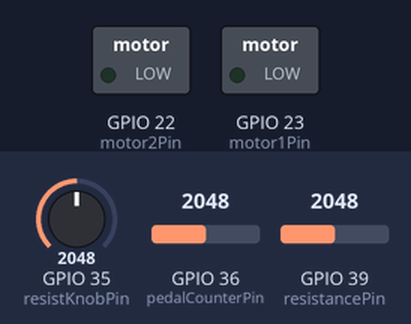
A sketch run on a simulated ESP32. Shown: switched loads named in the sketch (green lamp = pin HIGH). Inputs (shaded band) come from the test bench; at power-on: GPIO 35 (resistKnobPin) = 2048, GPIO 39 (resistancePin) = 2048, GPIO 36 (pedalCounterPin) = 2048. WiFi joins after 1.5 s; servers stay silent unless stated; what the sketch prints to the serial monitor is not drawn.

Above: at 2.7 s.
2.8 s: GPIO 35 (resistKnobPin) set to 2185
4.3 s: GPIO 35 (resistKnobPin) set to 2269
At 5.5 s:
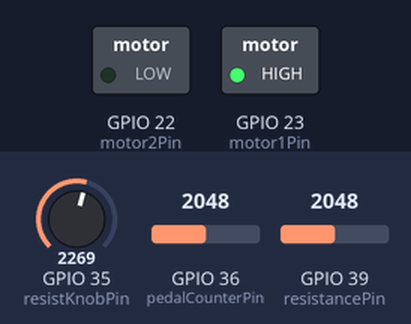
5.8 s: GPIO 39 (resistancePin) set to 2139
At 6.7 s:
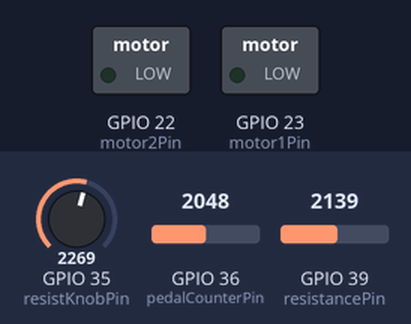
7.3 s: GPIO 39 (resistancePin) set to 2403
8.8 s: GPIO 39 (resistancePin) set to 2495
At 10.1 s:
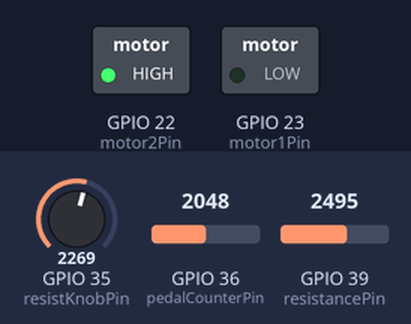
Timing chart, 0 to 11.8 s (numbered marks = the images above; inputs shaded):
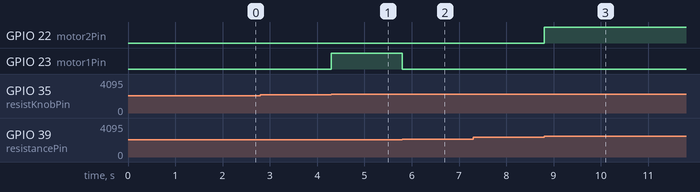

Measured:
- the behaviour switches between 2211 and 2212 on GPIO 35 (resistKnobPin) (found by bisection; images 0 and 1)
- the behaviour switches between 2105 and 2106 on GPIO 39 (resistancePin) (found by bisection; images 1 and 2)
- the behaviour switches between 2432 and 2433 on GPIO 39 (resistancePin) (found by bisection; images 2 and 3)
- after the input at 2.8 s, every drawn part: stays the same
- after the input at 4.3 s, GPIO 23 (motor1Pin): LOW → HIGH at once
- after the input at 5.8 s, GPIO 23 (motor1Pin): HIGH → LOW at once
- after the input at 7.3 s, every drawn part: stays the same
- after the input at 8.8 s, GPIO 22 (motor2Pin): LOW → HIGH at once

The sketch:

exerbike_arduino.ino
```cpp
#include <WiFi.h>
#include <WiFiUdp.h>
#include <AsyncTCP.h>
#include <ESPAsyncWebSrv.h>

#include "exerbike_websocket.hpp"

const char * networkName = "To The Oasis";
const char * networkPswd = "deadbeef";

AsyncWebServer webserver(80);
exerbike::exerbike_websocket_type exerbike_websocket(webserver);
WiFiUDP Udp;

long scheduledNextTick;

// int resetPin = 0;
int pedalCounterPin = 36;
int resistancePin = 39;
// int heartPin = 34;
int motor1Pin = 23;
int motor2Pin = 22;
int resistKnobPin = 35;

// #define HBUF_SZ 256
#define GME 0.2 //gross mechanical efficiency
#define CAL(joules) ((joules) / 4.184 / GME)
#define KCAL(joules) (CAL(joules) / 1000.0)

// float heartHist[HBUF_SZ];
// int heartIdx = 0;

float targetResist = 0.4;
float targetResistTol = 0.04;

// float heartBPM = 0.0;

float resistance = 0.0;
float lastPedalCounterPinValue = 0.0;

// long lastReportMillis = 0;
// long lastPedalCount = -1;

long loopDtMs = 5;//careful changing this - DSP filters below are tuned to this

// long pedalCount = 0;
// long hbCount = 0;
long lastPedalCountedTime = -1;
long now; //current time

void connectToWiFi(const char * ssid, const char * pwd)
{
    //connect to wifi
    Serial.println("Connecting to WiFi network: " + String(ssid));
    WiFi.begin(ssid, pwd);
    while (WiFi.status() != WL_CONNECTED) {
        delay(500);
        Serial.print(".");
    }

    Serial.println();
    Serial.println("WiFi connected!");
    Serial.print("IP address: ");
    Serial.println(WiFi.localIP());
}


void setup()
{
    scheduledNextTick = (long)millis() + loopDtMs;
    pinMode(motor1Pin, OUTPUT);
    pinMode(motor2Pin, OUTPUT);
    pinMode(resistKnobPin, INPUT);
    digitalWrite(motor1Pin, LOW);
    digitalWrite(motor2Pin, LOW);
    pinMode(pedalCounterPin, INPUT);
    pinMode(resistancePin, INPUT);
    // pinMode(heartPin, INPUT);
    // pinMode(resetPin, INPUT);
    Serial.begin(115200);
    connectToWiFi(networkName, networkPswd);

    exerbike_websocket.setup();

    webserver.on("/", HTTP_GET, [](AsyncWebServerRequest *request)
                 { request->send_P(200, "text/html", "HI!!", nullptr); });

    // Start webserver
    webserver.begin();
}

// float heart = 0.0;
// long last_hb_millis = 0;
// float hb_bpm = 0.0;
// float last_heart_pulse = 0.0;

void handle_pedal_increment() {
    // float power = 0.0;
    // float work = 0.0;

    float timeForThisPedal = (now - lastPedalCountedTime) * 0.001;
    lastPedalCountedTime = now;

    // // pedalCount++;
    // if(timeForThisPedal < 10.0) {
    float pedal_rpm = 60.0 / timeForThisPedal;
    float pedal_rate = pedal_rpm / 60.0 * PI * 2.0;
    float resist_torque_per_vel = 1.8 + 9.0 * resistance;
    float power = pedal_rate * pedal_rate * resist_torque_per_vel;
    float work = power * timeForThisPedal;
    // }

    // lastReportMillis = now;

    // String msg = //String("exerbike pedal,") +
    //              String(resistance) + "," +
    //              String(targetResist) + "," +
    //              // String(power) + "," +
    //              String(KCAL(work));
    // String msg = String("pedal,") + String(resistance);
    // Serial.println(msg);
    // msg = msg + "\n";
    String msg = "{\"t\":" + String(millis()) + ", \"work_kcal\":" + String(KCAL(work)) + "}";
    Udp.beginPacket("10.1.10.255", 10245);
    // Udp.beginPacket("10.1.10.13", 10245);
    Udp.write((const uint8_t*)msg.c_str(), msg.length());
    Udp.endPacket();
    // exerbike_websocket.broadcast(resistance, targetResist, KCAL(work));
}


void loop()
{
    exerbike_websocket.loop();

    now = (long)millis();
    if( scheduledNextTick - now > 0 ) {
        return;
    }

    scheduledNextTick += loopDtMs;

    float pedalCounterPinValue = (float)analogRead(pedalCounterPin) / 4096.0;
    resistance = (float)analogRead(resistancePin) / 4096.0;
    // float heart = (float)analogRead(heartPin) / 2048.0 - 1.0;
    float resistKnob = (float)analogRead(resistKnobPin) / 4096.0;
    // int resetButton = digitalRead(resetPin);

    // if(resetButton == 0) {
    //     pedalCount = 0;
    //     // hbCount = 0;
    // }

    if(lastPedalCounterPinValue > 0.7 && pedalCounterPinValue < 0.3) {
        handle_pedal_increment();
    }
    lastPedalCounterPinValue = pedalCounterPinValue;

    ///////////////////////////////////////////////////////////////////////////
    // Heart filtering
    ///////////////////////////////////////////////////////////////////////////
    // heartHist[heartIdx] = heart;
    // heartIdx = (heartIdx + 1) % HBUF_SZ;

    // int heartIdx4 = (heartIdx + HBUF_SZ - 4) % HBUF_SZ;
    // int heartIdx7 = (heartIdx + HBUF_SZ - 7) % HBUF_SZ;

    // float heart_ds4 = heart * 0.7 - heartHist[heartIdx4] + heartHist[heartIdx7] * 0.3;
    // float heart_rct_max = 0.0;
    // for(int i = 0; i < HBUF_SZ; i++) {
    //     if(heartHist[i] > heart_rct_max) {
    //         heart_rct_max = heartHist[i];
    //     }
    // }

    // float heart_pulse_thresh = heart_rct_max * 0.5;

    // float heart_pulse = heart_ds4 > heart_pulse_thresh ? 1.0 : 0.0;
    // float since_last_hb = (float)(now - last_hb_millis) * 0.001;
    // if(heart_pulse > 0.6 && last_heart_pulse < 0.4) {
    //     if(since_last_hb > 0.20) {
    //         hbCount++;
    //         hb_bpm = 60.0 / since_last_hb;
    //     }
    //     last_hb_millis = now;
    // }
    // last_heart_pulse = heart_pulse;
    //float heart_pulse_t


    ///////////////////////////////////////////////////////////////////////////
    // RESISTANCE
    ///////////////////////////////////////////////////////////////////////////
    targetResist = resistKnob;
    int resistoDir = 999;

    // Serial.println(String(resistKnob) + ", " + String(targetResist) + ", " + String(resistance));
    if(resistance < targetResist - targetResistTol) {
        // Serial.println("Harder... "
        //  + String(resistKnob) + ", "
        //  + String(targetResist) + ", "
        //  + String(resistance));
        digitalWrite(motor1Pin, HIGH);
        digitalWrite(motor2Pin, LOW);
        // exerbike_websocket.broadcast(resistance, targetResist, 0.0);
        resistoDir = 1;
    }
    else if(resistance > targetResist + targetResistTol){
        // Serial.println("Easier..."
        //  + String(resistKnob) + ", "
        //  + String(targetResist) + ", "
        //  + String(resistance));
        digitalWrite(motor1Pin, LOW);
        digitalWrite(motor2Pin, HIGH);
        // exerbike_websocket.broadcast(resistance, targetResist, 0.0);
        resistoDir = -1;
    }
    else {
        // Serial.println("Hold..."
        //  + String(resistKnob) + ", "
        //  + String(targetResist) + ", "
        //  + String(resistance));
        digitalWrite(motor1Pin, LOW);
        digitalWrite(motor2Pin, LOW);
        resistoDir = 0;
    }

    ///////////////////////////////////////////////////////////////////////////
    // REPORTING
    ///////////////////////////////////////////////////////////////////////////
    //if(now - lastReportMillis > 1000) {

    // d['pedal'] = d['pedal_cnt'].cumsum()
    // d['pedal_rpm'] = (d['pedal'] - d['pedal'].rolling(wndsz, min_periods=1).min()) * 60.0 / wndsz
    // d['pedal_rate'] = d['pedal_rpm'] / 60.0 * math.pi * 2.0
    // d['resist_torque_per_vel'] = 1.8 + 9.0 * d['resist_pct'].rolling(wndsz, min_periods=1).mean()
    // d['power'] = d['pedal_rate'] * d['pedal_rate'] * d['resist_torque_per_vel']
    // d['work'] = (d['power'] * (d['t'] - d['t'].shift(1))).cumsum()

    // if(pedalCount != lastPedalCount || now - lastReportMillis > 10000) {
    //     lastReportMillis = now;
    //     lastPedalCount = pedalCount;

    //     String msg = String(pedalCount) + "," +
    //                  String(resistance) + "," +
    //                  String(targetResist) + "," +
    //                  String(power) + "," +
    //                  String(totalWork);
    //     Serial.println(msg);
    //     msg = msg + "\n";
    //     //Udp.beginPacket("10.1.10.255", 10245);
    //     Udp.beginPacket("10.1.10.12", 10245);
    //     Udp.write((const uint8_t*)msg.c_str(), msg.length());
    //     Udp.endPacket();

    //     // pedalCount = 0;
    //     // hbCount = 0;
    // }
}
```

exerbike_websocket.hpp
```cpp
#pragma once

#include <sstream>
#include <list>
#include <AsyncTCP.h>
#include <ESPAsyncWebSrv.h>

namespace exerbike
{
    class exerbike_websocket_type
    {
    public:
        AsyncWebServer& webserver_;
        AsyncWebSocket ws_handler_;
        long history_start_millis_ = 0;
        long last_millis_ = 0;

        struct datum
        {
            long t_;
            float resistance_;
            float target_resistance_;
            float work_kcal_;
        };
        std::list<datum> history_;

        exerbike_websocket_type(AsyncWebServer& webserver)
            : webserver_(webserver)
            , ws_handler_("/exerbike")
        {
        }

        void setup()
        {
            ws_handler_.onEvent(
                [this](
                    AsyncWebSocket *websocket,
                    AsyncWebSocketClient *client,
                    AwsEventType type,
                    void *arg,
                    uint8_t *data,
                    size_t len) {
                    on_event(websocket, client, type, arg, data, len);
                });
            webserver_.addHandler(&ws_handler_);
        }

        void loop()
        {
            ws_handler_.cleanupClients();
        }

        void broadcast(float resistance, float target_resistance, float work_kcal)
        {
            long now = millis();
            long since_last = now - last_millis_;
            if(since_last > 20000)
            {
                history_.clear();
                history_start_millis_ = now;
            }
            last_millis_ = now;
            long t = now - history_start_millis_;

            history_.push_back(datum{t, resistance, target_resistance, work_kcal});
            std::stringstream ss;
            ss << "{\"t\": " << t
               << ",\"resistance\": " << resistance
               << ",\"target_resistance\": " << target_resistance
               << ",\"work_kcal\": " << work_kcal << "}";
            auto s = ss.str();
            ws_handler_.textAll(s.data(), s.size());
        }

        void send_history(AsyncWebSocketClient *client)
        {
            for(auto&& d : history_)
            {
                std::stringstream ss;
                ss << "{\"t\": " << d.t_
                << ",\"resistance\": " << d.resistance_
                << ",\"target_resistance\": " << d.target_resistance_
                << ",\"work_kcal\": " << d.work_kcal_ << "}";
                auto s = ss.str();
                ws_handler_.text(client->id(), s.data(), s.size());
            }
        }

    private:
        void on_event(AsyncWebSocket *websocket, AsyncWebSocketClient *client, AwsEventType type,
                                void *arg, uint8_t *data, size_t len)
        {
            switch (type)
            {
            case WS_EVT_CONNECT:
            {
                Serial.printf("WebSocket client #%u connected from %s\n", client->id(), client->remoteIP().toString().c_str());
                // std::string s = std::to_string(ledState);
                send_history(client);
            }
            break;
            case WS_EVT_DISCONNECT:
                Serial.printf("WebSocket client #%u disconnected\n", client->id());
                break;
            case WS_EVT_DATA:
                // handleWebSocketMessage(arg, data, len);
                break;
            case WS_EVT_PONG:
            case WS_EVT_ERROR:
                break;
            }
        }


    };

}
```
